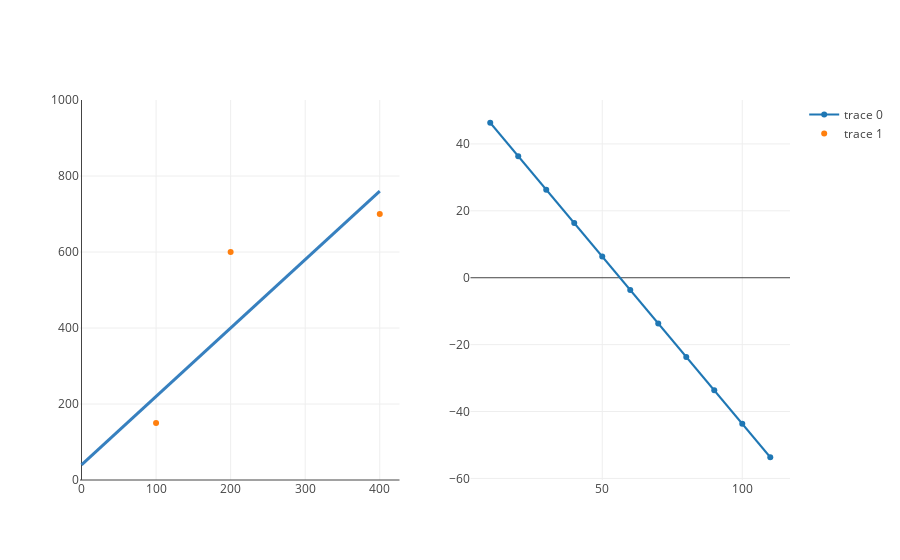

Source (notebook cell):
### Code cell
##############

### CHANGE THIS VALUE OF M

b = 40
##############

cost_line = generate_cost_line(linear_error_chart, b)
regression_line = generate_regression_line(400, 1.8, b)
fig = make_subplots()
# add_cost_function_trace(fig, linear_error_chart)
add_scatter_plot(updated_shows)

fig['layout'].update(shapes=[regression_line, cost_line])
fig['layout']['yaxis1'].update(range=[0, 1000])

plotly.offline.iplot(fig)

### Figure 1 — Plotly figure (JSON) as saved in the notebook; plotly's stock layout.template omitted (floating-point values rounded to 4 significant figures)
{"data": [{"type": "scatter", "x": [10, 20, 30, 40, 50, 60, 70, 80, 90, 100, 110], "xaxis": "x2", "y": [46.33, 36.33, 26.33, 16.33, 6.333, -3.667, -13.67, -23.67, -33.67, -43.67, -53.67], "yaxis": "y2"}, {"mode": "markers", "type": "scatter", "x": [100, 200, 400], "xaxis": "x1", "y": [150, 600, 700], "yaxis": "y1"}], "layout": {"shapes": [{"line": {"color": "rgb(55, 128, 191)", "width": 3}, "type": "line", "x0": 0, "x1": 400, "xref": "x1", "y0": 40, "y1": 760, "yref": "y1"}, {"line": {"color": "rgb(55, 128, 191)", "width": 3}, "type": "line", "x0": 40, "x1": 40, "xref": "x2", "y0": 0, "y1": [110, -53.67], "yref": "y1"}], "xaxis1": {"anchor": "y1", "domain": [0, 0.45]}, "xaxis2": {"anchor": "y2", "domain": [0.55, 1]}, "yaxis1": {"anchor": "x1", "domain": [0, 1], "range": [0, 1000]}, "yaxis2": {"anchor": "x2", "domain": [0, 1]}}}
